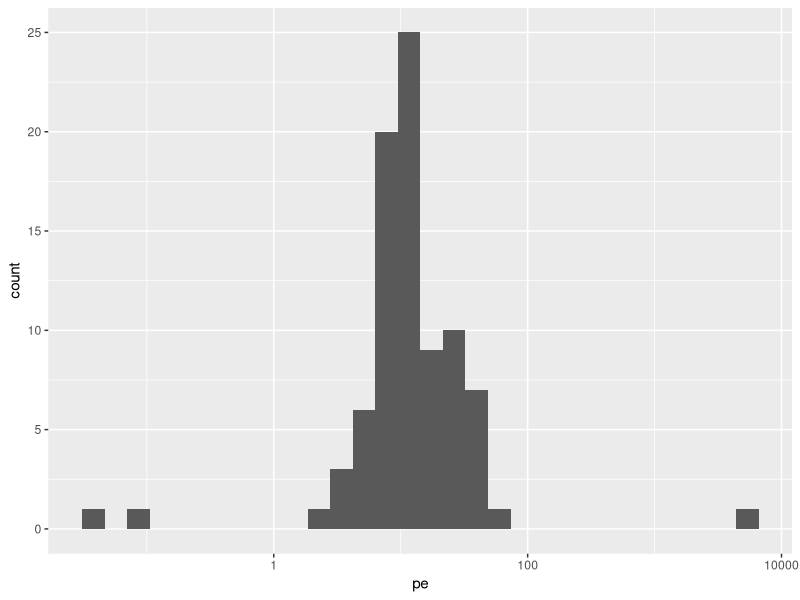
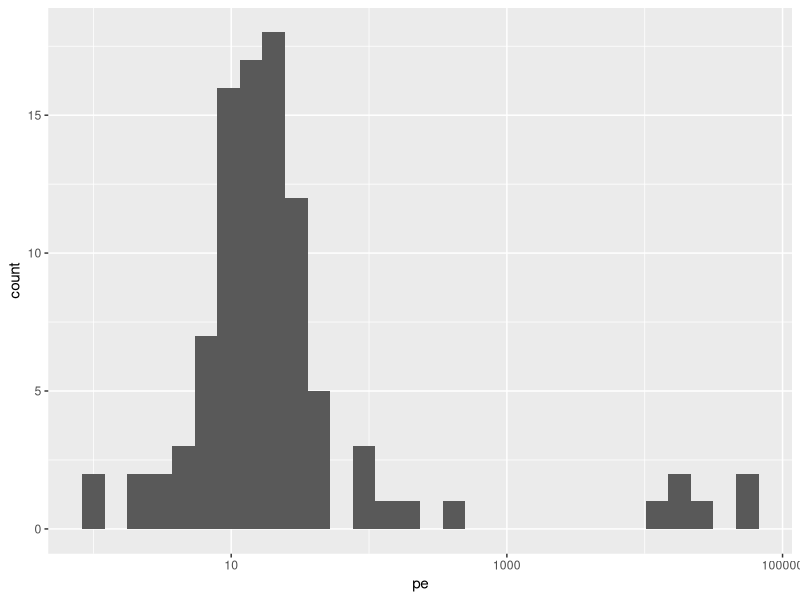
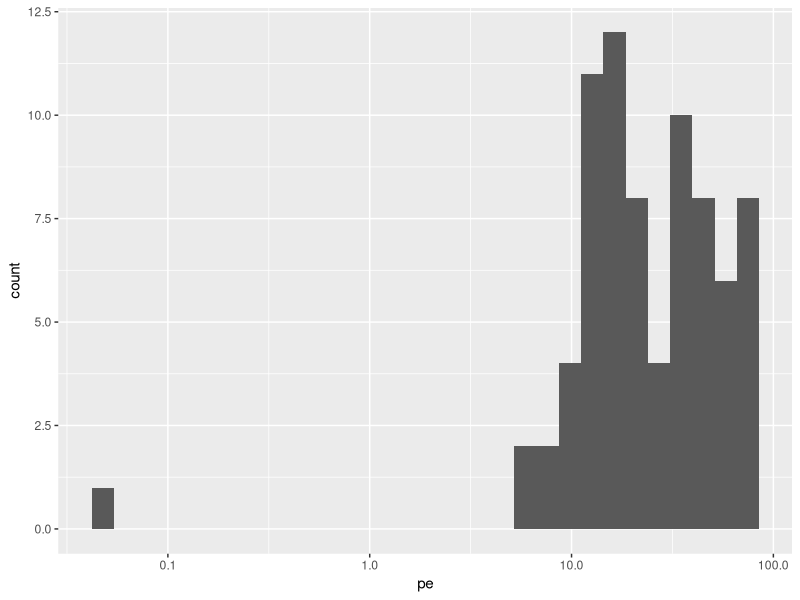
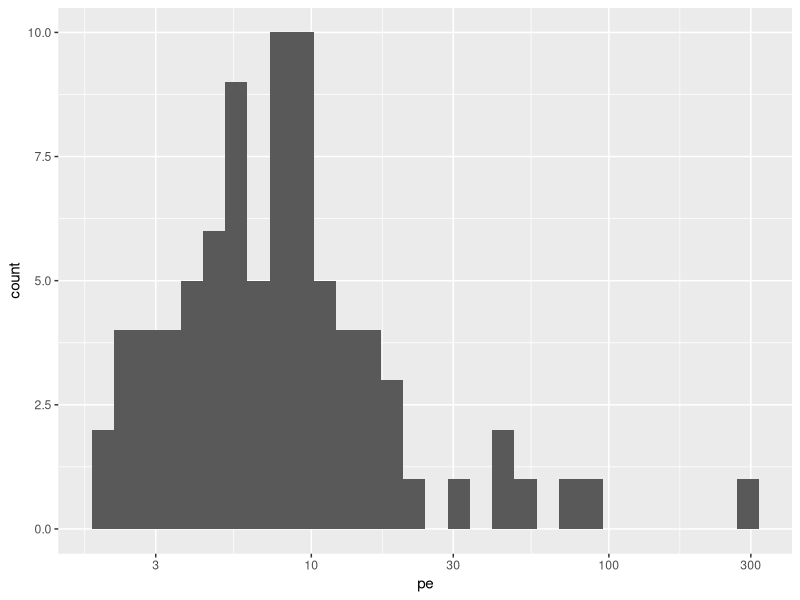
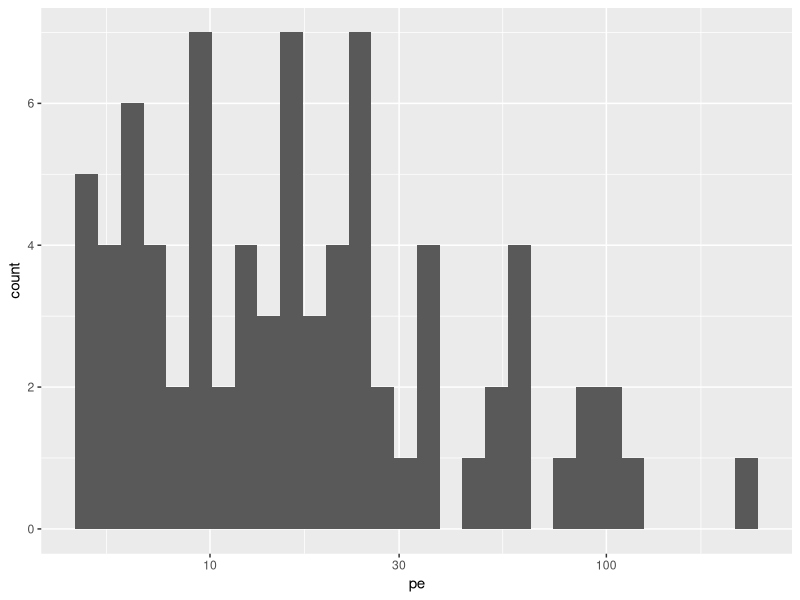

Source code (R) for these figures, in order:
## ---- chunk 1
knitr::opts_chunk$set(echo = FALSE)
knitr::opts_knit$set(root.dir = "~/Russia Matters")
options(scipen = 999)
library(tidyverse)
library(readxl)
## ---- chunk 2
south_africa <- read_excel("SAPE.xlsx") %>%
  select(`P/E`) %>%
  mutate(pe = as.numeric(`P/E`)) %>%
  head(100)

south_africa[is.na(south_africa)] <- 0

# Changed NAs to equal zero. Figures are listed as NAs in the original data when P/E ratio is negative. Since I'm only looking at medians, not means, I figure that putting them at zero will not affect scores too much.

brazil <- read_excel("BPE.xlsx") %>%
  select(`P/E`) %>%
  mutate(pe = as.numeric(`P/E`)) %>%
  head(100)

brazil[is.na(brazil)] <- 0

russia <- read_excel("RUSSPE.xlsx") %>%
  select(`P/E`) %>%
  mutate(pe = as.numeric(`P/E`)) %>%
  head(100)

russia[is.na(russia)] <- 0

china <- read_excel("CPE.xlsx") %>%
  select(`P/E`) %>%
  mutate(pe = as.numeric(`P/E`)) %>%
  head(100)

china[is.na(china)] <- 0

india <- read_excel("IPE.xlsx") %>%
  select(`P/E`) %>%
  mutate(pe = as.numeric(`P/E`)) %>%
  head(100)

india[is.na(india)] <- 0
## ---- chunk 3
# Just want to see distributions so I know what I'm working with. Not crucial. 

ggplot(south_africa, aes(x = pe)) +
  geom_histogram() +
   scale_x_log10()

ggplot(brazil, aes(x = pe)) +
  geom_histogram()+
   scale_x_log10()

ggplot(india, aes(x = pe)) +
  geom_histogram()+
   scale_x_log10()

ggplot(russia, aes(x = pe)) +
  geom_histogram()+
   scale_x_log10()

ggplot(china, aes(x = pe)) +
  geom_histogram() +
  scale_x_log10()
## ---- chunk 4
# Summarize medians. Medians mitigate extreme outliers and show general trends better than means.

brazil %>%
  summarize(bmed = median(pe))

south_africa %>%
  summarize(smed = median(pe))

russia %>%
  summarize(rmed = median(pe))

china %>%
  summarize(cmed = median(pe))

india %>%
  summarize(imed = median(pe))
